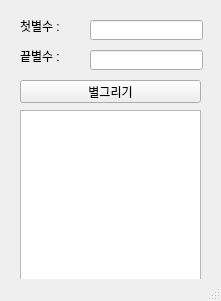
<?xml version="1.0" encoding="UTF-8"?>
<ui version="4.0">
 <class>MainWindow</class>
 <widget class="QMainWindow" name="MainWindow">
  <property name="geometry">
   <rect>
    <x>0</x>
    <y>0</y>
    <width>221</width>
    <height>301</height>
   </rect>
  </property>
  <property name="windowTitle">
   <string>MainWindow</string>
  </property>
  <widget class="QWidget" name="centralwidget">
   <widget class="QLabel" name="lbl_f">
    <property name="geometry">
     <rect>
      <x>20</x>
      <y>20</y>
      <width>56</width>
      <height>12</height>
     </rect>
    </property>
    <property name="text">
     <string>첫별수 :</string>
    </property>
   </widget>
   <widget class="QLabel" name="lbl_l">
    <property name="geometry">
     <rect>
      <x>20</x>
      <y>50</y>
      <width>56</width>
      <height>12</height>
     </rect>
    </property>
    <property name="text">
     <string>끝별수 :</string>
    </property>
   </widget>
   <widget class="QLineEdit" name="le_f">
    <property name="geometry">
     <rect>
      <x>90</x>
      <y>20</y>
      <width>113</width>
      <height>20</height>
     </rect>
    </property>
   </widget>
   <widget class="QLineEdit" name="le_l">
    <property name="geometry">
     <rect>
      <x>90</x>
      <y>50</y>
      <width>113</width>
      <height>20</height>
     </rect>
    </property>
   </widget>
   <widget class="QPushButton" name="pb">
    <property name="geometry">
     <rect>
      <x>20</x>
      <y>80</y>
      <width>181</width>
      <height>23</height>
     </rect>
    </property>
    <property name="text">
     <string>별그리기</string>
    </property>
   </widget>
   <widget class="QPlainTextEdit" name="pte">
    <property name="geometry">
     <rect>
      <x>20</x>
      <y>110</y>
      <width>181</width>
      <height>171</height>
     </rect>
    </property>
   </widget>
  </widget>
  <widget class="QStatusBar" name="statusbar"/>
 </widget>
 <resources/>
 <connections/>
</ui>
